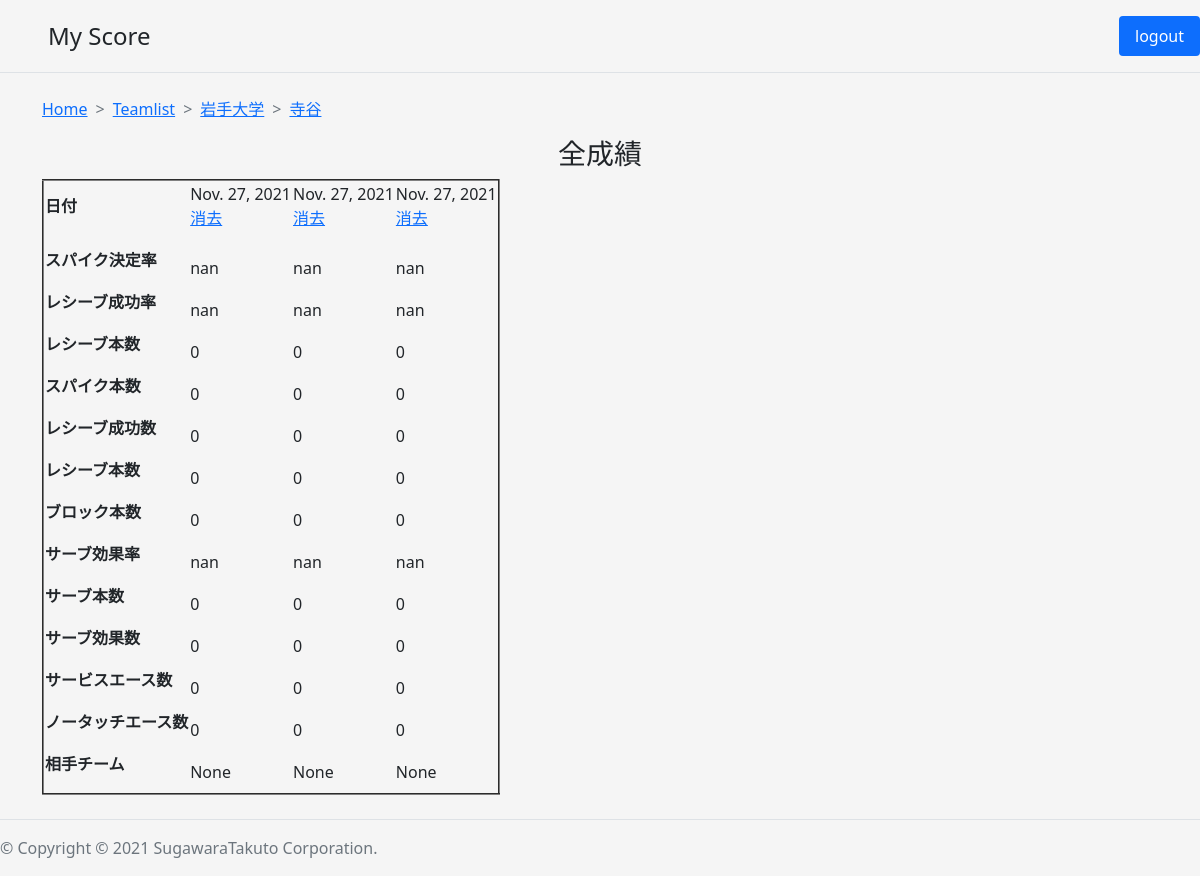
/allscore/70 (signed in), run on the app's committed database.
### volleyapp/models.py (models this page shows, shortened)
class Teamname(models.Model):
  user = models.ForeignKey(User, on_delete=models.CASCADE)
  team = models.CharField(max_length=10000)
  def __str__(self):
    return str(self.team)

class Playername(models.Model):
  team = models.ForeignKey(Teamname, on_delete=models.CASCADE)
  name = models.CharField(max_length=10000)
  def __str__(self):
    return str(self.name)

class Playerscores(models.Model):
  name = models.ForeignKey(Playername, on_delete=models.CASCADE)
  spike_success=models.PositiveIntegerField()
  spike_not_success=models.PositiveIntegerField()
  receive_success=models.PositiveIntegerField()
  receive_not_success=models.PositiveIntegerField()
  block_success=models.PositiveIntegerField()
  serve_not_effect=models.PositiveIntegerField()
  Notouch_ace=models.PositiveIntegerField()
  ace=models.PositiveIntegerField()
  effect=models.PositiveIntegerField()
  opponent=models.CharField(blank=True,null=True,max_length=50)
  date = models.DateField()

### volleyapp/views.py (the view)
# urls.py: path('allscore/<int:pk>', allscorefunc, name='allscore'),
@login_required
def allscorefunc(request, pk):
  playername = get_object_or_404(Playername, pk=pk)
  teamname = playername.team
  scores = playername.playerscores_set.all()
  spike_success_n = np.array([score.spike_success for score in scores])
  spike_not_success_n = np.array([score.spike_not_success for score in scores])
  receive_success_n = np.array([score.receive_success for score in scores])
  receive_not_success_n = np.array([score.receive_not_success for score in scores])
  serve_not_effect_n = np.array([score.serve_not_effect for score in scores])
  Notouch_ace_n = np.array([score.Notouch_ace for score in scores])
  ace_n = np.array([score.ace for score in scores])
  effect_n = np.array([score.effect for score in scores])
  spike_num = spike_success_n + spike_not_success_n
  attack_decision_rate_n = spike_success_n / spike_num
  receive_num = receive_success_n + receive_not_success_n
  receive_rate_n = receive_success_n / receive_num
  serve_num = serve_not_effect_n+Notouch_ace_n+ace_n+effect_n
  effect_rate_n = ((Notouch_ace_n*100)+(ace_n*80)+(effect_n*25))/serve_num
  attack_decision_rate_list = attack_decision_rate_n.tolist()
  receive_rate_list = receive_rate_n.tolist()
  effect_rate_list = effect_rate_n.tolist()
  attack_decision_rate_list = [round(num, 2) for num in attack_decision_rate_list]
  receive_rate_list = [round(num, 2) for num in receive_rate_list]
  effect_rate_list = [round(num, 2) for num in effect_rate_list]
  return render(request, 'allscore.html',{
  'playername':playername,
  'teamname':teamname,
  'scores':scores,
  'spike_num':spike_num,
  'receive_num':receive_num,
  'serve_num':serve_num,
  'attack_decision_rate_list':attack_decision_rate_list,
  'receive_rate_list':receive_rate_list,
  'effect_rate_list':effect_rate_list,
  })

### templates/allscore.html
{% extends 'base.html' %}
{% load static %}
{% block customcss %}
<link href="{% static 'list.css' %}" rel="stylesheet">
{% endblock customcss %}
{% block content %}
<div class="container">
  <nav style="--bs-breadcrumb-divider: '>';" aria-label="breadcrumb">
    <ol class="breadcrumb">
      <li class="breadcrumb-item"><a href="{% url 'home' %}">Home</a></li>
      <li class="breadcrumb-item active" aria-current="page"><a href="{% url 'teamlist' %}">Teamlist</a></li>
      <li class="breadcrumb-item active" aria-current="page"><a href="{% url 'list' teamname.pk %}">{{ teamname }}</a></li>
      <li class="breadcrumb-item active" aria-current="page"><a href="{% url 'scores' playername.pk %}">{{ playername }}</a></li>
    </ol>
  </nav>
  <div class="title">
    <h3>全成績</h3>
  </div>
    <table border="2">
      <tr>
        <th>
          <p>日付</p>
        </th>
        {% for score in scores %}
        <td>
          {{ score.date }}
          <p><a href="{% url 'deletescore' score.pk %}">消去</a></p>
        </td>
        {% endfor %}
      </tr>
      <tr>
        <th>
          <p>スパイク決定率</p>
        </th>
        {% for attack_decision_rate in attack_decision_rate_list %}
        <td>
          {{ attack_decision_rate }}
        </td>
        {% endfor %}
      </tr>
      <tr>
        <th>
          <p>レシーブ成功率</p>
        </th>
        {% for receive_rate in receive_rate_list %}
        <td>
          {{ receive_rate }}
        </td>
        {% endfor %}
      </tr>
      <tr>
        <th>
          <p>レシーブ本数</p>
        </th>
        {% for num in receive_num %}
        <td>
          {{ num }}
        </td>
        {% endfor %}
      </tr>
      <tr>
        <th>
          <p>スパイク本数</p>
        </th>
        {% for num in spike_num %}
        <td>
          {{ num }}
        </td>
        {% endfor %}
      </tr>
      <tr>
        <th>
          <p>レシーブ成功数</p>
        </th>
        {% for score in scores %}
        <td>
          {{ score.receive_success }}
        </td>
        {% endfor %}
      </tr>
      <tr>
        <th>
          <p>レシーブ本数</p>
        </th>
        {% for num in receive_num %}
        <td>
          {{ num }}
        </td>
        {% endfor %}
      </tr>
      <tr>
        <th>
          <p>ブロック本数</p>
        </th>
        {% for score in scores %}
        <td>
          {{ score.block_success }}
        </td>
        {% endfor %}
      </tr>
      <tr>
        <th>
          <p>サーブ効果率</p>
        </th>
        {% for effect_rate in effect_rate_list %}
        <td>
          {{ effect_rate }}
        </td>
        {% endfor %}
      </tr>
      <tr>
        <th>
          <p>サーブ本数</p>
        </th>
        {% for num in receive_num %}
        <td>
          {{ num }}
        </td>
        {% endfor %}
      </tr>
      <tr>
        <th>
          <p>サーブ効果数</p>
        </th>
        {% for score in scores %}
        <td>
          {{ score.effect }}
        </td>
        {% endfor %}
      </tr>
      <tr>
        <th>
          <p>サービスエース数</p>
        </th>
        {% for score in scores %}
        <td>
          {{ score.ace }}
        </td>
        {% endfor %}
      </tr>
      <tr>
        <th>
          <p>ノータッチエース数</p>
        </th>
        {% for score in scores %}
        <td>
          {{ score.Notouch_ace }}
        </td>
        {% endfor %}
      </tr>
      <tr>
        <th>
          <p>相手チーム</p>
        </th>
        {% for score in scores %}
        <td>
          {{ score.opponent }}
        </td>
        {% endfor %}
      </tr>
    </table>
</div>
{% endblock content %}

### static/list.css (style rules this page uses)
html, body { height: 100%; }
body { align-items: center; background-color: #f5f5f5; }
ol { text-align: center; }
.title { text-align: center; }

### data on the page
Teamname: team "岩手大学"
Playername: name "寺谷"
Playerscores: date "Nov. 27, 2021", receive_success "0", block_success "0", effect "0", ace "0", Notouch_ace "0", opponent "None"
Playerscores: date "Nov. 27, 2021", receive_success "0", block_success "0", effect "0", ace "0", Notouch_ace "0", opponent "None"
Playerscores: date "Nov. 27, 2021", receive_success "0", block_success "0", effect "0", ace "0", Notouch_ace "0", opponent "None"

### other printed values
{{ attack_decision_rate }} "nan" "nan" "nan"
{{ receive_rate }} "nan" "nan" "nan"
{{ num }} "0" "0" "0"
{{ effect_rate }} "nan" "nan" "nan"
